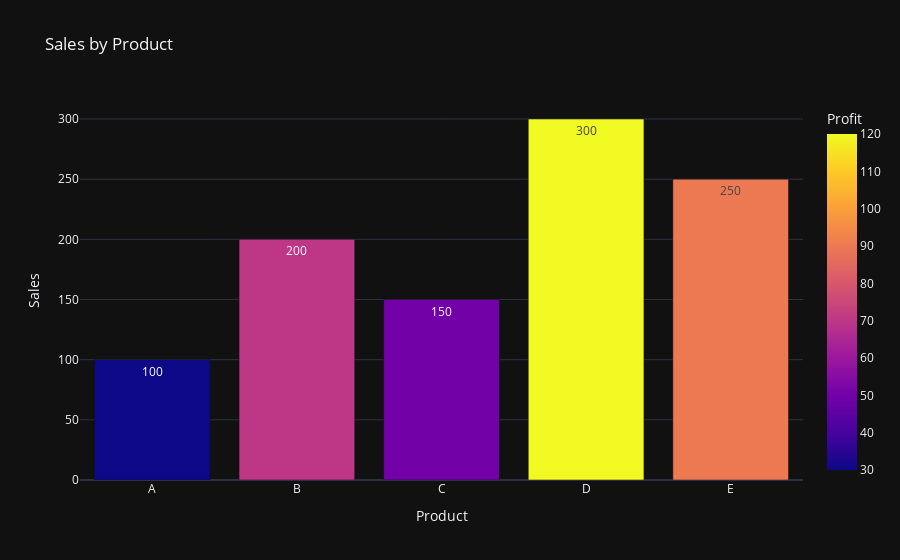

The notebook cell saved with this chart:
### Code cell
fig = px.bar(df, x='Product', y='Sales', 
             title='Sales by Product',
             color='Profit',  # Color by Profit
             text='Sales')    # Show sales value on bars

# Customize layout
fig.update_layout(xaxis_title='Product',
                  yaxis_title='Sales',
                  legend_title='Profit',
                  template='plotly_dark')  # Change template

fig.show()

### Figure 1 — Plotly figure (JSON) as saved in the notebook; plotly's stock layout.template omitted (floating-point values rounded to 4 significant figures)
{"data": [{"hovertemplate": "Product=%{x}<br>Sales=%{text}<br>Profit=%{marker.color}<extra></extra>", "legendgroup": "", "marker": {"color": [30, 70, 50, 120, 90], "coloraxis": "coloraxis", "pattern": {"shape": ""}}, "name": "", "orientation": "v", "showlegend": false, "text": [100.0, 200.0, 150.0, 300.0, 250.0], "textposition": "auto", "type": "bar", "x": ["A", "B", "C", "D", "E"], "xaxis": "x", "y": [100, 200, 150, 300, 250], "yaxis": "y"}], "layout": {"barmode": "relative", "coloraxis": {"colorbar": {"title": {"text": "Profit"}}, "colorscale": [[0, "#0d0887"], [0.1111, "#46039f"], [0.2222, "#7201a8"], [0.3333, "#9c179e"], [0.4444, "#bd3786"], [0.5556, "#d8576b"], [0.6667, "#ed7953"], [0.7778, "#fb9f3a"], [0.8889, "#fdca26"], [1, "#f0f921"]]}, "legend": {"title": {"text": "Profit"}, "tracegroupgap": 0}, "title": {"text": "Sales by Product"}, "xaxis": {"anchor": "y", "domain": [0, 1], "title": {"text": "Product"}}, "yaxis": {"anchor": "x", "domain": [0, 1], "title": {"text": "Sales"}}}}
